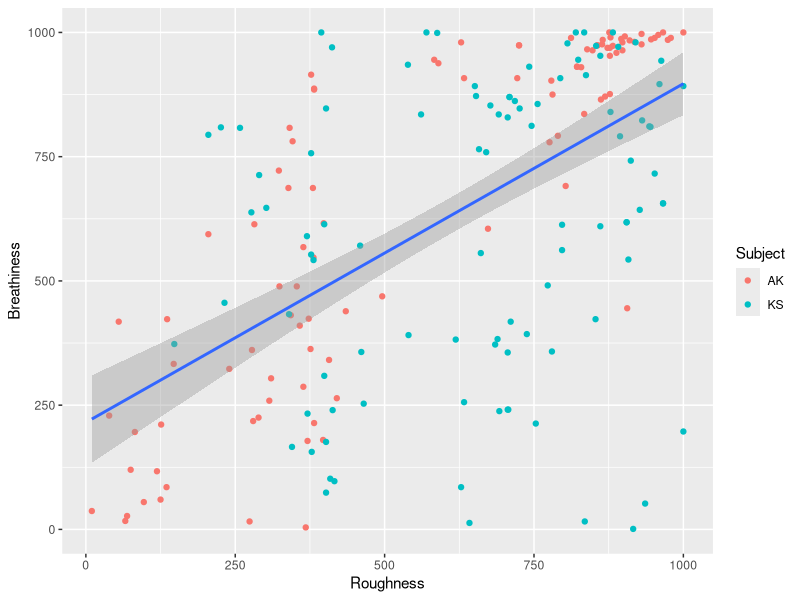
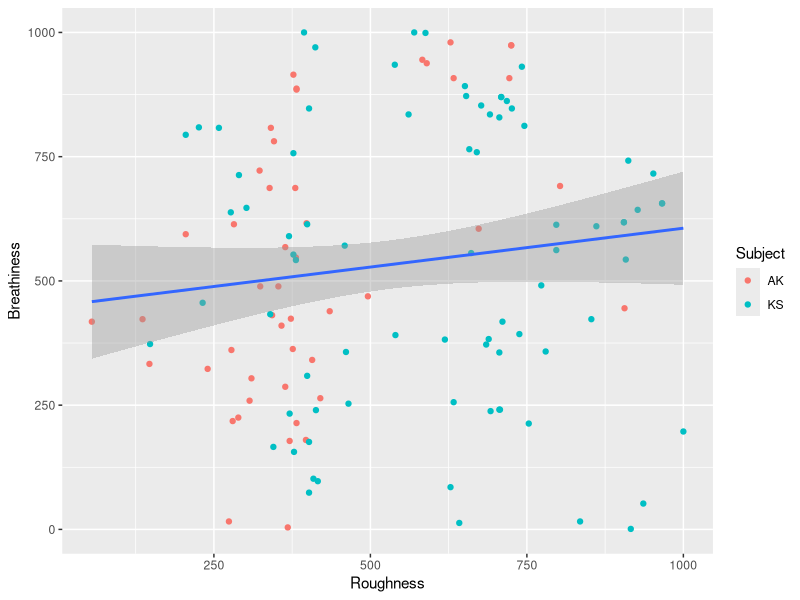

Reproduce these figures in R, in order. (Note: this script raises an error after producing the figures.)
## ---- chunk 1
#Only fitting one line over all points, regardless of subjects
merged <- read.csv("merged.csv")
library(ggplot2)
ggplot(data = merged, aes(x = Roughness, y = Breathiness)) + 
  geom_point(aes(color = Subject)) +
  geom_smooth(method = "lm")
## ---- chunk 2
library(dplyr)
#excluding the upper-right-most and lower-left-most squares
merged2 <- merged %>% 
  filter(!(Roughness > 750 & Breathiness > 750) & !(Roughness < 250 & Breathiness <250)) %>%
  glimpse

ggplot(data = merged2, aes(x = Roughness, y = Breathiness))+
         geom_point(aes(color = Subject))+
         geom_smooth(method = "lm")

## ---- chunk 3
library(dplyr)
#reading in listening test results
listener1 <- read.csv("Results_AK.csv", header = TRUE, sep = ";")
listener2 <- read.csv("Results_KS.csv", header = TRUE, sep = ";")
#renaming the two answers, removing column "Num"
SLP1 <- listener1 %>%
  rename(Roughness = Answer1, Breathiness = Answer2)%>%
  dplyr::select(-Num)

SLP2 <- listener2 %>%
  rename(Roughness = Answer1, Breathiness = Answer2)%>%
  dplyr::select(-Num)

#join the two listening results tables by matching both Speaker and T
SLP <-rbind(SLP1,SLP2) %>% 
  dplyr::select(-Z, -A) %>% 
  filter(!(Roughness > 750 & Breathiness > 750) & !(Roughness < 250 & Breathiness <250))

SLP$dummy <- paste(SLP$Speaker, "-", SLP$T)

AVQI <- read.csv("AVQI_results_new.csv")
#create a dummy column as an identifier for each "Speaker-T" entry
AVQI$dummy <- paste(AVQI$Speaker, "-", AVQI$T)

SLPRough <- SLP %>% 
  dplyr::select(Roughness, dummy)

#merging ("left-join" only appends AVQI entries that has SLP rating correspondents)
library(dplyr)
AVQI_R <-left_join(SLPRough,AVQI, by = "dummy")%>%
  dplyr::select(-Speaker, -T, -AVQI, -dummy)

#converting jitter into a numeric variable
AVQI_R$Jitter <- as.numeric(levels(AVQI_R$Jitter))[AVQI_R$Jitter]

SLPBreathy <- SLP %>% 
  dplyr::select(Breathiness, dummy)

#merging ("left-join" only appends AVQI entries that has SLP rating correspondents)
library(dplyr)
AVQI_B <-left_join(SLPBreathy,AVQI, by = "dummy")%>%
  dplyr::select(-Speaker, -T, -AVQI, -dummy)

#converting jitter into a factor
AVQI_B$Jitter <- as.numeric(levels(AVQI_B$Jitter))[AVQI_B$Jitter]

## ---- chunk 4
#setting seed for reproducibility
set.seed(1606)

#deviding the data into three parts

#setting proportions, 70% for training, devide the remainder into two halves
assignment <- sample(1:2, size = nrow(AVQI_R), prob = c(0.7, 0.3), replace = TRUE)

#subsetting the data to training indices
roughness_train <- AVQI_R[assignment == 1, ]

#subsetting the data to test indices
roughness_test <- AVQI_R[assignment == 2, ]
## ---- chunk 5
library(randomForest)
set.seed(0036)
rough_trainC <- na.omit(roughness_train)
rough_testC <- na.omit(roughness_test)
rough_forest = randomForest(Roughness ~ ., data = rough_trainC, mtry = 2, importance = TRUE)
yhat_forestR = predict(rough_forest, newdata = rough_testC)
plot(yhat_forestR, rough_testC$Roughness, xlab = "predicted roughness", ylab = "roughness by SLPs" )
abline(0,1)
## ---- chunk 6
sqrt(mean(yhat_forestR - rough_testC$Roughness)^2)
## ---- chunk 7
importance(rough_forest)
## ---- chunk 8
varImpPlot(rough_forest)
## ---- chunk 9
#setting seed for reproducibility
set.seed(1606)

#deviding the data into three parts

#setting proportions, 70% for training, devide the remainder into two halves
assignment <- sample(1:2, size = nrow(AVQI_B), prob = c(0.7, 0.3), replace = TRUE)

#subsetting the data to training indices
breathiness_train <- AVQI_B[assignment == 1, ]

#subsetting the data to test indices
breathiness_test <- AVQI_B[assignment == 2, ]
## ---- chunk 10
set.seed(0036)
breathy_trainC <- na.omit(breathiness_train)
breathy_testC <- na.omit(breathiness_test)
breathy_forest = randomForest(Breathiness ~ ., data = breathy_trainC, mtry = 2, importance = TRUE)
yhat_forestB = predict(breathy_forest, newdata = breathy_testC)
plot(yhat_forestB, breathy_testC$Breathiness, xlab = "predicted breathiness", ylab = "breathiness by SLPs")
abline(0,1)
## ---- chunk 11
sqrt(mean(yhat_forestB - breathy_testC$Breathiness)^2)
## ---- chunk 12
importance(breathy_forest)
## ---- chunk 13
varImpPlot(breathy_forest)
